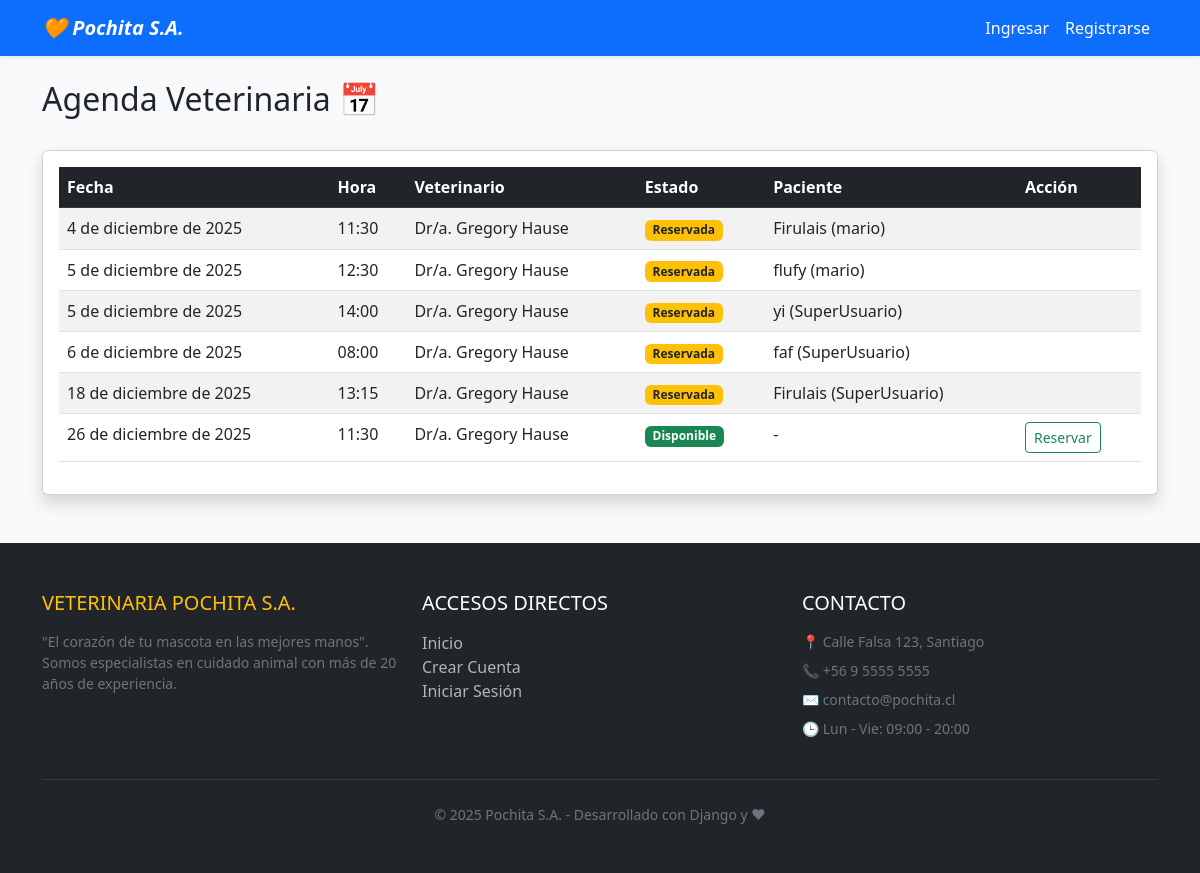
Before: /agenda/ with the older database file.
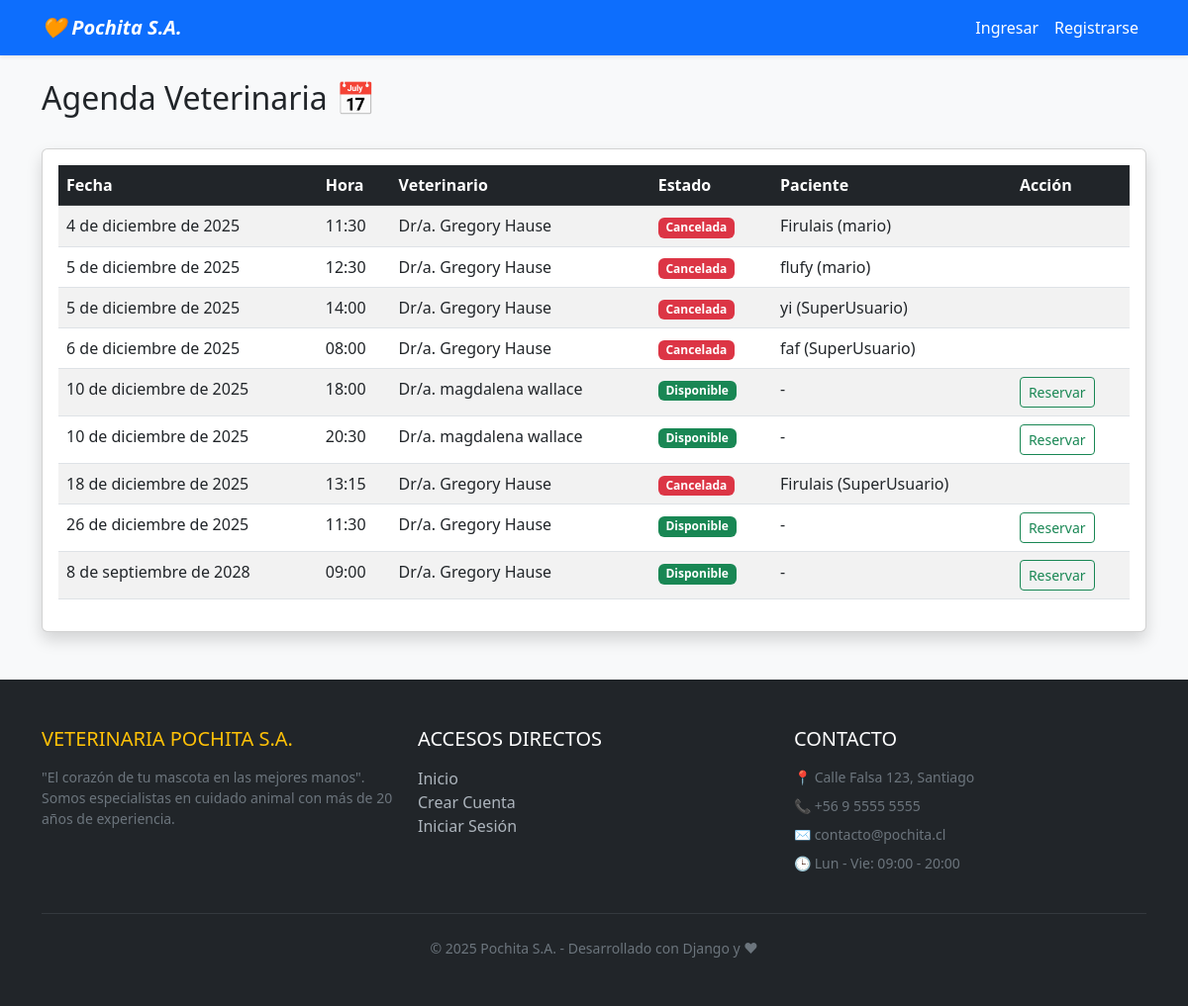
After: the same page with the newer database file.
### core/models.py (models this page shows, shortened)
class Cita(models.Model):
    veterinario = models.ForeignKey(User, on_delete=models.CASCADE, related_name='agenda_veterinario')
    cliente = models.ForeignKey(User, on_delete=models.SET_NULL, null=True, blank=True, related_name='citas_cliente')
    mascota = models.ForeignKey(Mascota, on_delete=models.SET_NULL, null=True, blank=True)
    fecha = models.DateField()
    hora = models.TimeField()
    motivo = models.TextField(blank=True, null=True) # Con qué motivo llega
    estado = models.CharField(max_length=20, choices=ESTADOS_CITA, default='DISPONIBLE')
    created_at = models.DateTimeField(auto_now_add=True)
    class Meta:
        ordering = ['fecha', 'hora']

class Mascota(models.Model):
    ESPECIES = [
        ('Perro', 'Perro'),
        ('Gato', 'Gato'),
        ('Ave', 'Ave'),
        ('Hamster', 'Hamster'),
        ('Otro', 'Otro'),
    ]
    dueno = models.ForeignKey(User, on_delete=models.CASCADE, related_name='mascotas')
    nombre = models.CharField(max_length=100)
    especie = models.CharField(max_length=20, choices=ESPECIES, default='Perro')
    raza = models.CharField(max_length=100)
    fecha_nacimiento = models.DateField()

### core/views.py (the view)
# urls.py: path('agenda/', views.lista_citas, name='lista_citas'),
def lista_citas(request):
    hoy = timezone.now().date()
    citas = Cita.objects.filter(fecha__gte=hoy).order_by('fecha', 'hora')
    return render(request, 'core/lista_citas.html', {'citas': citas})

### core/templates/core/lista_citas.html (shortened to what this page needs)
{% extends 'core/base.html' %}
{% block content %}
<div class="d-flex justify-content-between align-items-center mb-4">
    <h2>Agenda Veterinaria 📅</h2>
</div>
<div class="card shadow">
    <div class="card-body">
        <div class="table-responsive">
            <table class="table table-hover table-striped">
                <thead class="table-dark">
                    <tr>
                        <th>Fecha</th>
                        <th>Hora</th>
                        <th>Veterinario</th>
                        <th>Estado</th>
                        <th>Paciente</th>
                        <th>Acción</th>
                    </tr>
                </thead>
                <tbody>
                    {% for cita in citas %}
                    <tr>
                        <td>{{ cita.fecha }}</td>
                        <td>{{ cita.hora }}</td>
                        <td>Dr/a. {{ cita.veterinario.first_name }} {{ cita.veterinario.last_name }}</td>
                        <td>
                            {% if cita.estado == 'DISPONIBLE' %}
                                <span class="badge bg-success">Disponible</span>
                            {% elif cita.estado == 'RESERVADA' %}
                                <span class="badge bg-warning text-dark">Reservada</span>
                            {% elif cita.estado == 'CANCELADA' %}
                                <span class="badge bg-danger">Cancelada</span>
                            {% else %}
                                <span class="badge bg-secondary">{{ cita.estado }}</span>
                            {% endif %}
                        </td>
                        <td>
                            {% if cita.mascota %}
                                {{ cita.mascota.nombre }} ({{ cita.mascota.dueno.first_name }})
                            {% else %}
                                -
                            {% endif %}
                        </td>
                        <td>
                            {% if cita.estado == 'DISPONIBLE' %}
                                <a href="{% url 'reservar_cita' cita.id %}" class="btn btn-sm btn-outline-success">Reservar</a>
                            {% endif %}
                        </td>
                    </tr>
                    {% empty %}
                    <tr>
                        <td colspan="6" class="text-center py-4">No hay horarios futuros disponibles.</td>
                    </tr>
                    {% endfor %}
                </tbody>
            </table>
        </div>
    </div>
</div>
{% endblock %}

Changed rows visible on the page:
changed Cita "4 de diciembre de 2025": estado "Reservada" → "Cancelada"
changed Cita "flufy": estado "Reservada" → "Cancelada"
changed Cita "yi": estado "Reservada" → "Cancelada"
changed Cita "6 de diciembre de 2025": estado "Reservada" → "Cancelada"
added Cita: fecha "10 de diciembre de 2025", hora "18:00", veterinario.first_name "magdalena", veterinario.last_name "wallace", estado "Disponible"
added Cita: fecha "10 de diciembre de 2025", hora "20:30", veterinario.first_name "magdalena", veterinario.last_name "wallace", estado "Disponible"
changed Cita "18 de diciembre de 2025": estado "Reservada" → "Cancelada"
added Cita: fecha "8 de septiembre de 2028", hora "09:00", veterinario.first_name "Gregory", veterinario.last_name "Hause", estado "Disponible"
